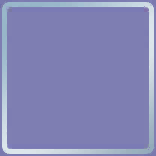
#> input picture data/assets/chara/cardFrame_rarity_2.png, 156 x 156 px; its folder holds only this picture in this run
$ python -i progress_generate.py   (imports and definitions only)
#> lines starting #> are read from the running program, lines starting #| are printed output that depends on the picture
from dataclasses import dataclass
from io import BytesIO

from PIL import Image, ImageDraw, ImageFont

from helpers.config_loader import get_config

ASSETS = "data/assets/image_gen"
EMOJI_ASSETS = "data/assets/emojis"
FONTPATH = f"{ASSETS}/rodinntlg_eb.otf"
FONTPATH_LIGHT = f"{ASSETS}/rodinntlg_m.otf"


@dataclass
class StrDifficultyCategory:
    difficulty: str
    ap_count: int
    fc_count: int
    clear_count: int
    all_count: int


def _draw_gradient(img: Image.Image, start: tuple, end: tuple) -> None:
    draw = ImageDraw.Draw(img)
    h, w = img.height, img.width
    r0, g0, b0 = start[:3]  # getpixel on RGBA sources returns 4-tuples
    r1, g1, b1 = end[:3]
    for y in range(h):
        t = y / h
        draw.line(
            [(0, y), (w, y)],
            fill=(
                int(r0 + (r1 - r0) * t),
                int(g0 + (g1 - g0) * t),
                int(b0 + (b1 - b0) * t),
            ),
        )


def generate_general_progress(data: list[StrDifficultyCategory]) -> BytesIO:
    IMAGE_WIDTH = 2000
    HEADER_HEIGHT = 200
    SUB_HEADER_HEIGHT = 50
    CARD_GUTTER_HEIGHT = 50
    CARD_GUTTER_WIDTH = 50
    CARD_WIDTH = IMAGE_WIDTH - (CARD_GUTTER_WIDTH * 2)

    BADGE_HPAD = 40
    BADGE_VPAD = 20
    badge_font = ImageFont.truetype(FONTPATH, 70)

    DONUT_SIZE = 350
    DONUT_PADDING = 30
    DONUT_THICKNESS = 75

    COUNT_PADDING_Y = 30
    COUNT_PADDING_X = 30
    COUNT_FONT_CATEGORIES = ImageFont.truetype(FONTPATH, 50)
    COUNT_FONT_TEXT = ImageFont.truetype(FONTPATH_LIGHT, 50)
    COUNT_FONT_COLOR = "white"
    line_spacing = 20

    FC_COLOR = "#e83ce3"
    CLEAR_COLOR = "#F9D442"
    NOT_CLEAR_COLOR = "#38383a"
    ICON_PADDING = 20

    difficulty_colors = {
        "append": f"{EMOJI_ASSETS}/append_color.png",
        "hard": f"{EMOJI_ASSETS}/hard_color.png",
        "normal": f"{EMOJI_ASSETS}/normal_color.png",
        "easy": f"{EMOJI_ASSETS}/easy_color.png",
        "master": f"{EMOJI_ASSETS}/master_color.png",
        "expert": f"{EMOJI_ASSETS}/expert_color.png",
    }
    difficulty_images = {
        key: Image.open(path)
        .resize((CARD_WIDTH, DONUT_SIZE), Image.Resampling.LANCZOS)
        .convert("RGBA")
        for key, path in difficulty_colors.items()
    }
    _ICON_CACHE = {
        "ap": Image.open(f"{EMOJI_ASSETS}/normal_ap.png").convert("RGBA"),
        "ap_append": Image.open(f"{EMOJI_ASSETS}/append_ap.png").convert("RGBA"),
        "fc": Image.open(f"{EMOJI_ASSETS}/normal_fc.png").convert("RGBA"),
        "fc_append": Image.open(f"{EMOJI_ASSETS}/append_fc.png").convert("RGBA"),
        "clear": Image.open(f"{EMOJI_ASSETS}/normal_clear.png").convert("RGBA"),
        "clear_append": Image.open(f"{EMOJI_ASSETS}/append_clear.png").convert("RGBA"),
    }

    max_text_width = 0.0
    max_text_height = 0
    for diff in data:
        text = diff.difficulty.upper() + "hi"
        max_text_width = max(max_text_width, badge_font.getlength(text))
        bbox = badge_font.getbbox(text)
        max_text_height = max(max_text_height, int(bbox[3] - bbox[1]))
    max_badge_width = int(max_text_width + 2 * BADGE_HPAD)
    max_badge_height = int(max_text_height + 2 * BADGE_VPAD)

    bbox = COUNT_FONT_CATEGORIES.getbbox("ALL PERFECT")
    text_height = int(bbox[3] - bbox[1])
    counts_panel_height = (
        COUNT_PADDING_Y + (text_height * 4) + (line_spacing * 3) + COUNT_PADDING_Y
    )
    row_height = max(DONUT_SIZE, counts_panel_height)
    white_card_padding = 30
    CARD_CONTENT_HEIGHT = row_height + (white_card_padding * 2)
    CARD_CONTAINER_HEIGHT = CARD_CONTENT_HEIGHT + (max_badge_height // 2)
    number_of_cards = len(data)
    total_height = (
        HEADER_HEIGHT
        + SUB_HEADER_HEIGHT
        + (number_of_cards * CARD_CONTAINER_HEIGHT)
        + ((number_of_cards + 1) * CARD_GUTTER_HEIGHT)
    )

    new_im = Image.new("RGBA", (IMAGE_WIDTH, total_height))
    background_img = Image.open(f"{ASSETS}/hug.png")
    ow, oh = background_img.size
    if oh > total_height:
        background_img = background_img.crop((0, 0, ow, total_height))
    else:
        background_img = background_img.resize((ow, total_height))
    background_img = background_img.resize((IMAGE_WIDTH, total_height))
    new_im.paste(background_img, (0, 0))

    im_draw = ImageDraw.Draw(new_im)
    im_draw.rectangle(
        [(0, 0), (new_im.width, HEADER_HEIGHT)], fill="#b4ccfa", outline="#00194a"
    )
    im_draw.text(
        (20, 28),
        "Your PJSK All Difficulty Summary",
        fill="black",
        font=ImageFont.truetype(FONTPATH, 96),
    )
    im_draw.text(
        (20, 130),
        f"Generated by {get_config()['discord']['name']}",
        fill="black",
        font=ImageFont.truetype(FONTPATH, 60),
    )

    for i, diff in enumerate(data):
        y_card = (
            HEADER_HEIGHT
            + SUB_HEADER_HEIGHT
            + CARD_GUTTER_HEIGHT
            + i * (CARD_CONTAINER_HEIGHT + CARD_GUTTER_HEIGHT)
        )
        card_container = Image.new(
            "RGBA", (CARD_WIDTH, CARD_CONTAINER_HEIGHT), (255, 255, 255, 0)
        )
        container_draw = ImageDraw.Draw(card_container)
        CARD_RADIUS = 25
        container_draw.rounded_rectangle(
            (
                white_card_padding,
                white_card_padding,
                CARD_WIDTH - white_card_padding,
                CARD_CONTAINER_HEIGHT - white_card_padding,
            ),
            radius=CARD_RADIUS,
            fill="white",
        )

        content_area_x = white_card_padding
        content_area_y = white_card_padding
        content_area_width = CARD_WIDTH - 2 * white_card_padding
        content_area_height = CARD_CONTAINER_HEIGHT - 2 * white_card_padding
        donut_x = content_area_x + DONUT_PADDING
        donut_y = content_area_y + (content_area_height - DONUT_SIZE) // 2

        donut_img = Image.new("RGBA", (DONUT_SIZE, DONUT_SIZE), (255, 255, 255, 0))
        donut_draw = ImageDraw.Draw(donut_img)
        aped = diff.ap_count
        fced = diff.fc_count - diff.ap_count
        cleared = diff.clear_count - diff.fc_count
        not_cleared = diff.all_count - diff.clear_count
        total = diff.all_count or 1
        angle_ap = (aped / total) * 360
        angle_fc = angle_ap + (fced / total) * 360
        angle_clear = angle_fc + (cleared / total) * 360
        angle_not_clear = angle_clear + (not_cleared / total) * 360
        pie_location = (0, 0, DONUT_SIZE, DONUT_SIZE)
        donut_draw.pieslice(pie_location, 0, 360, fill="white")

        ap_color_sample = _ICON_CACHE["ap"]
        w_s, h_s = ap_color_sample.size
        color_top = ap_color_sample.getpixel((w_s // 2, min(60, h_s - 1)))
        color_bottom = ap_color_sample.getpixel((w_s // 2, max(h_s - 60, 0)))
        gradient = Image.new("RGB", (DONUT_SIZE, DONUT_SIZE))
        _draw_gradient(gradient, color_top, color_bottom)  # type: ignore[arg-type]
        im_mask = Image.new("L", (DONUT_SIZE, DONUT_SIZE), 0)
        ImageDraw.Draw(im_mask).pieslice(
            (0, 0, DONUT_SIZE, DONUT_SIZE), 0, angle_ap, fill=255
        )
        donut_img.paste(gradient, (0, 0), im_mask)

        donut_draw.pieslice(pie_location, angle_ap, angle_fc, fill=FC_COLOR)
        donut_draw.pieslice(pie_location, angle_fc, angle_clear, fill=CLEAR_COLOR)
        donut_draw.pieslice(
            pie_location, angle_clear, angle_not_clear, fill=NOT_CLEAR_COLOR
        )
        donut_draw.ellipse(
            (
                DONUT_THICKNESS,
                DONUT_THICKNESS,
                DONUT_SIZE - DONUT_THICKNESS,
                DONUT_SIZE - DONUT_THICKNESS,
            ),
            fill="white",
        )

        icon_size = DONUT_SIZE - (DONUT_THICKNESS * 2) - (ICON_PADDING * 2)
        icon_xy = ((DONUT_SIZE - icon_size) // 2, (DONUT_SIZE - icon_size) // 2)
        is_append = diff.difficulty.lower() == "append"
        if diff.ap_count == diff.all_count:
            icon = _ICON_CACHE["ap_append" if is_append else "ap"].resize(
                (icon_size, icon_size)
            )
            donut_img.paste(icon, icon_xy, icon)
        elif diff.fc_count == diff.all_count:
            icon = _ICON_CACHE["fc_append" if is_append else "fc"].resize(
                (icon_size, icon_size)
            )
            donut_img.paste(icon, icon_xy, icon)
        elif diff.clear_count == diff.all_count:
            icon = _ICON_CACHE["clear_append" if is_append else "clear"].resize(
                (icon_size, icon_size)
            )
            donut_img.paste(icon, icon_xy, icon)

        card_container.paste(donut_img, (donut_x, donut_y), donut_img)

        count_panel_x = donut_x + DONUT_SIZE + DONUT_PADDING
        content_area_right = content_area_x + content_area_width
        count_panel_width = content_area_right - count_panel_x - DONUT_PADDING
        count_img = Image.new(
            "RGBA", (count_panel_width, DONUT_SIZE), (255, 255, 255, 0)
        )
        count_draw = ImageDraw.Draw(count_img)
        count_draw.rounded_rectangle(
            (0, 0, count_panel_width, DONUT_SIZE), radius=CARD_RADIUS, fill="#38383adf"
        )
        labels = ["ALL PERFECT", "FULL COMBO", "CLEAR", "ALL"]
        values = [diff.ap_count, diff.fc_count, diff.clear_count, diff.all_count]
        total_text_height = (text_height * 4) + (line_spacing * 3)
        start_y = (DONUT_SIZE - total_text_height) // 2
        for idx, (label, value) in enumerate(zip(labels, values)):
            y_pos = start_y + idx * (text_height + line_spacing)
            count_draw.text(
                (COUNT_PADDING_X, y_pos),
                label,
                fill=COUNT_FONT_COLOR,
                font=COUNT_FONT_CATEGORIES,
            )
            count_draw.text(
                (count_panel_width - COUNT_PADDING_X, y_pos),
                str(value),
                fill=COUNT_FONT_COLOR,
                font=COUNT_FONT_TEXT,
                anchor="ra",
            )
        card_container.alpha_composite(count_img, (count_panel_x, donut_y))
        new_im.alpha_composite(card_container, (CARD_GUTTER_WIDTH, y_card))

        base_img = difficulty_images.get(diff.difficulty.lower())
        if base_img and diff.difficulty.lower() == "append":
            top_color = base_img.getpixel((1, 1))
            bottom_color = base_img.getpixel((CARD_WIDTH - 1, DONUT_SIZE - 1))
            badge_bg = Image.new("RGB", (max_badge_width, max_badge_height))
            _draw_gradient(badge_bg, top_color, bottom_color)  # type: ignore[arg-type]
        elif base_img:
            badge_bg = Image.new(
                "RGB", (max_badge_width, max_badge_height), base_img.getpixel((1, 1))
            )
        else:
            badge_bg = Image.new("RGB", (max_badge_width, max_badge_height), "gray")
        badge_mask = Image.new("L", (max_badge_width, max_badge_height), 0)
        ImageDraw.Draw(badge_mask).rounded_rectangle(
            (0, 0, max_badge_width, max_badge_height),
            radius=(max_badge_height // 2),
            fill=255,
        )
        badge_x = CARD_GUTTER_WIDTH + (CARD_WIDTH - max_badge_width) // 2
        badge_y = y_card - 20
        new_im.paste(badge_bg, (badge_x, badge_y), badge_mask)
        badge_text = diff.difficulty.upper()
        text_w = badge_font.getlength(badge_text)
        text_bbox = badge_font.getbbox(badge_text)
        text_h = text_bbox[3] - text_bbox[1]
        im_draw.text(
            (
                badge_x + (max_badge_width - text_w) / 2,
                badge_y + (max_badge_height - text_h) / 2 - 5,
            ),
            badge_text,
            fill="black",
            font=badge_font,
        )

    obj = BytesIO()
    new_im.save(obj, "PNG")
    obj.seek(0)
    return obj

>>> import cv2
>>> picture = cv2.imread('../data/assets/chara/cardFrame_rarity_2.png', cv2.IMREAD_GRAYSCALE)
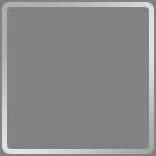
#> picture: shape (156, 156); min 118, max 229, mean 138.8
#> (the run stopped early here; a loop or call above may not have finished)

$ run again, on data/assets/chara/cardFrame_rarity_birthday.png
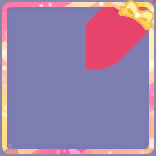
#> input picture data/assets/chara/cardFrame_rarity_birthday.png, 156 x 156 px
#> `picture = cv2.imread('../data/assets/chara/cardFrame_rarity_2.png', cv..`:
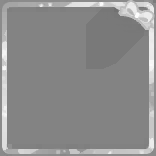
#> picture: shape (156, 156); min 113, max 255, mean 140
